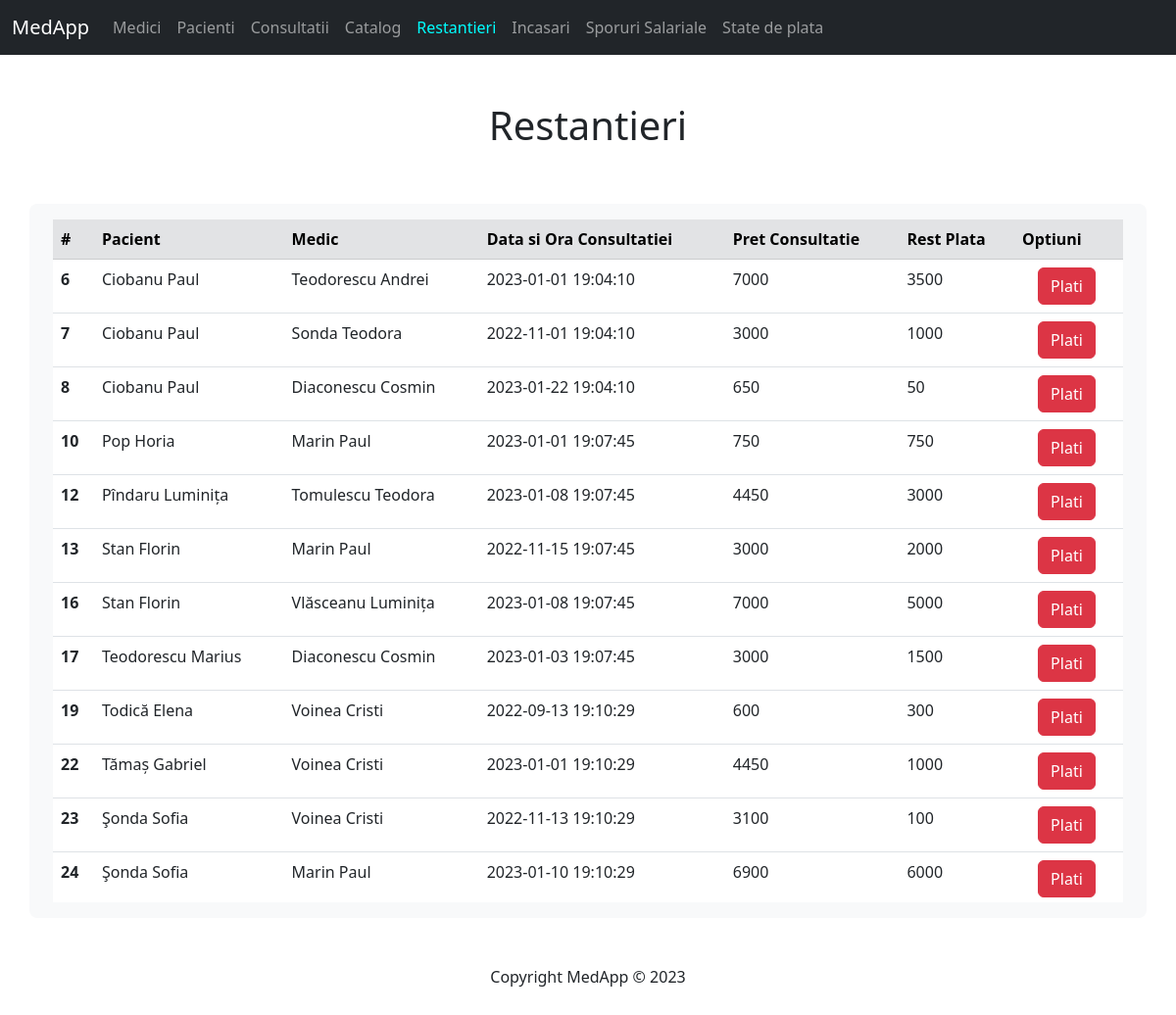
Page /display/restantieri.php on the committed database.
### tables this page shows
CREATE TABLE consultatie (
    id INT PRIMARY KEY AUTO_INCREMENT,
    pacient INT,
    medic CHAR(13),
    data_programarii DATETIME,
    observatii VARCHAR(100),
    FOREIGN KEY (pacient) REFERENCES pacient(nr_fisa),
    FOREIGN KEY (medic) REFERENCES medic(cnp)
);

### php/restantieri_code.php (called while the page is built)
<?php
include($_SERVER['DOCUMENT_ROOT'] . '/medapp/inc/db.php');
$select = "SELECT DISTINCT consultatie.id,
                CONCAT(medic.nume, ' ', medic.prenume) AS medic,
                CONCAT(pacient.nume, ' ', pacient.prenume) AS pacient,
                consultatie.data_programarii,
                consultatie.observatii,
                MIN(rest_plata) AS rest_plata
            FROM consultatie
            LEFT JOIN medic ON consultatie.medic = medic.cnp
            LEFT JOIN pacient ON consultatie.pacient = pacient.nr_fisa
            LEFT JOIN plati on consultatie.id = plati.id_consultatie
            GROUP BY id_consultatie
            ORDER BY id";
$rezultatSelect = mysqli_query($conn, $select);
function getPretConsultatie($id) {
    global $conn;
    $selectPret = "SELECT SUM(catalog.pret_total) AS pret_consultatie
                    FROM interventii
                    LEFT JOIN catalog ON interventii.id_catalog = catalog.id
                    WHERE interventii.id_consultatie = $id";
    $rezultatPret = mysqli_query($conn, $selectPret);
    $p = mysqli_fetch_column($rezultatPret, 0);
    return $p;
}
?>

### display/restantieri.php (the view)
<?php
    include($_SERVER['DOCUMENT_ROOT'] . '/medapp/inc/header.php');
    include($_SERVER['DOCUMENT_ROOT'] . '/medapp/php/restantieri_code.php');
?>
<div class="tableFixed mt-3">
    <table class="table table-hover">
        <thead class="table-secondary">
            <tr>
                <th scope="col">#</th>
                <th scope="col">Pacient</th>
                <th scope="col">Medic</th>
                <th scope="col">Data si Ora Consultatiei</th>
                <th scope="col">Pret Consultatie</th>
                <th scope="col">Rest Plata</th>
                <th scope="col">Optiuni</th>
            </tr>
        </thead>
        <tbody>
            <?php
                if($rezultatSelect) {
                    while($rand = mysqli_fetch_assoc($rezultatSelect)) {
                        $id = $rand['id'];
                        $pacient = $rand['pacient'];
                        $medic = $rand['medic'];
                        $data = $rand['data_programarii'];
                        $rest = $rand['rest_plata'];
                        if(is_null($rest)) {
                            $rest = getPretConsultatie($id);
                        }
                        if($rest != 0) {
                            echo "<tr>
                                    <th scope='row'>$id</th>
                                    <td>$pacient</td>
                                    <td>$medic</td>
                                    <td>$data</td>
                                    <td>" . getPretConsultatie($id) . "</td>
                                    <td>$rest</td>
                                    <td>
                                        <a href='plati.php?id=$id'>
                                            <button class='btn btn-danger ms-3'>Plati</button>
                                        </a>
                                    </td>
                                </tr>"
                            ;
                        }
                    }
                }
            ?>
        </tbody>
    </table>
</div>
<?php include($_SERVER['DOCUMENT_ROOT'] . '/medapp/inc/footer.php'); ?>

### inc/styles.css (style rules this page uses)
.tableFixed { overflow: auto; height: 50vh; }
.tableFixed thead th { position: sticky; top: 0; }

### rows in the picture
consultatie: id "6", pacient "Ciobanu Paul", medic "Teodorescu Andrei", data_programarii "2023-01-01 19:04:10", id "7000", rest "3500"
consultatie: id "7", pacient "Ciobanu Paul", medic "Sonda Teodora", data_programarii "2022-11-01 19:04:10", id "3000", rest "1000"
consultatie: id "8", pacient "Ciobanu Paul", medic "Diaconescu Cosmin", data_programarii "2023-01-22 19:04:10", id "650", rest "50"
consultatie: id "10", pacient "Pop Horia", medic "Marin Paul", data_programarii "2023-01-01 19:07:45", id "750", rest "750"
consultatie: id "12", pacient "Pîndaru Luminița", medic "Tomulescu Teodora", data_programarii "2023-01-08 19:07:45", id "4450", rest "3000"
consultatie: id "13", pacient "Stan Florin", medic "Marin Paul", data_programarii "2022-11-15 19:07:45", id "3000", rest "2000"
consultatie: id "16", pacient "Stan Florin", medic "Vlăsceanu Luminița", data_programarii "2023-01-08 19:07:45", id "7000", rest "5000"
consultatie: id "17", pacient "Teodorescu Marius", medic "Diaconescu Cosmin", data_programarii "2023-01-03 19:07:45", id "3000", rest "1500"
consultatie: id "19", pacient "Todică Elena", medic "Voinea Cristi", data_programarii "2022-09-13 19:10:29", id "600", rest "300"
consultatie: id "22", pacient "Tămaș Gabriel", medic "Voinea Cristi", data_programarii "2023-01-01 19:10:29", id "4450", rest "1000"
consultatie: id "23", pacient "Şonda Sofia", medic "Voinea Cristi", data_programarii "2022-11-13 19:10:29", id "3100", rest "100"
consultatie: id "24", pacient "Şonda Sofia", medic "Marin Paul", data_programarii "2023-01-10 19:10:29", id "6900", rest "6000"
